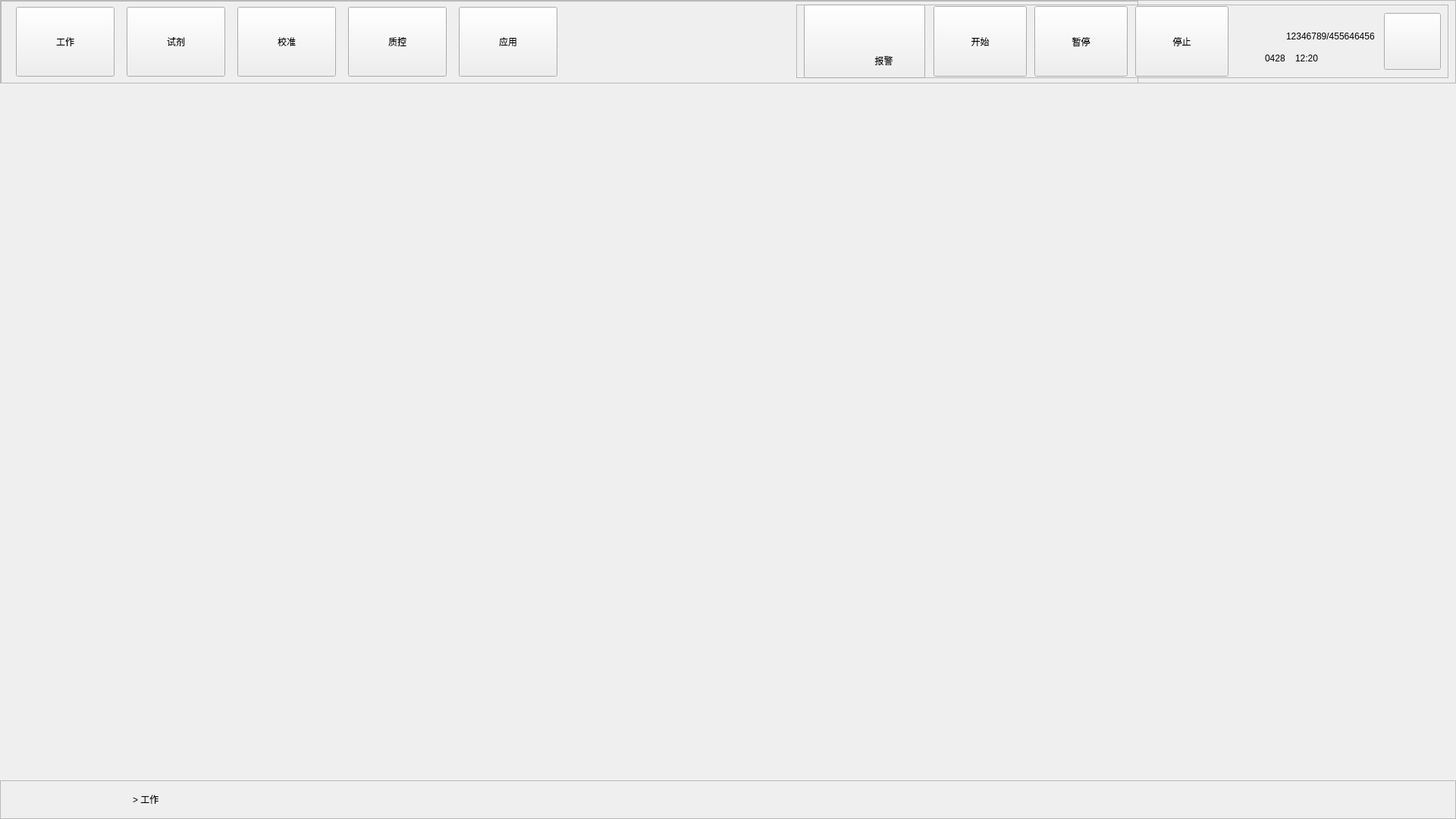
<?xml version="1.0" encoding="UTF-8"?>
<ui version="4.0">
 <class>MainWidget</class>
 <widget class="QWidget" name="MainWidget">
  <property name="geometry">
   <rect>
    <x>0</x>
    <y>0</y>
    <width>1920</width>
    <height>1080</height>
   </rect>
  </property>
  <property name="windowTitle">
   <string>MainWidget</string>
  </property>
  <property name="bks" stdset="0">
   <string>white</string>
  </property>
  <widget class="QFrame" name="ToolBarFrame">
   <property name="geometry">
    <rect>
     <x>0</x>
     <y>0</y>
     <width>1920</width>
     <height>110</height>
    </rect>
   </property>
   <property name="frameShape">
    <enum>QFrame::StyledPanel</enum>
   </property>
   <property name="frameShadow">
    <enum>QFrame::Raised</enum>
   </property>
   <widget class="QFrame" name="TabFrame">
    <property name="geometry">
     <rect>
      <x>1</x>
      <y>1</y>
      <width>1500</width>
      <height>110</height>
     </rect>
    </property>
    <property name="minimumSize">
     <size>
      <width>0</width>
      <height>0</height>
     </size>
    </property>
    <property name="frameShape">
     <enum>QFrame::StyledPanel</enum>
    </property>
    <property name="frameShadow">
     <enum>QFrame::Raised</enum>
    </property>
    <widget class="QPushButton" name="WorkBtn">
     <property name="geometry">
      <rect>
       <x>20</x>
       <y>8</y>
       <width>130</width>
       <height>92</height>
      </rect>
     </property>
     <property name="sizePolicy">
      <sizepolicy hsizetype="Preferred" vsizetype="Preferred">
       <horstretch>0</horstretch>
       <verstretch>0</verstretch>
      </sizepolicy>
     </property>
     <property name="minimumSize">
      <size>
       <width>130</width>
       <height>0</height>
      </size>
     </property>
     <property name="maximumSize">
      <size>
       <width>16777215</width>
       <height>16777215</height>
      </size>
     </property>
     <property name="cursor">
      <cursorShape>PointingHandCursor</cursorShape>
     </property>
     <property name="styleSheet">
      <string notr="true"/>
     </property>
     <property name="text">
      <string>工作</string>
     </property>
    </widget>
    <widget class="QPushButton" name="RegentBtn">
     <property name="geometry">
      <rect>
       <x>166</x>
       <y>8</y>
       <width>130</width>
       <height>92</height>
      </rect>
     </property>
     <property name="sizePolicy">
      <sizepolicy hsizetype="Preferred" vsizetype="Preferred">
       <horstretch>0</horstretch>
       <verstretch>0</verstretch>
      </sizepolicy>
     </property>
     <property name="minimumSize">
      <size>
       <width>130</width>
       <height>0</height>
      </size>
     </property>
     <property name="maximumSize">
      <size>
       <width>16777215</width>
       <height>16777215</height>
      </size>
     </property>
     <property name="cursor">
      <cursorShape>PointingHandCursor</cursorShape>
     </property>
     <property name="styleSheet">
      <string notr="true"/>
     </property>
     <property name="text">
      <string>试剂</string>
     </property>
    </widget>
    <widget class="QPushButton" name="CalBtn">
     <property name="geometry">
      <rect>
       <x>312</x>
       <y>8</y>
       <width>130</width>
       <height>92</height>
      </rect>
     </property>
     <property name="sizePolicy">
      <sizepolicy hsizetype="Preferred" vsizetype="Preferred">
       <horstretch>0</horstretch>
       <verstretch>0</verstretch>
      </sizepolicy>
     </property>
     <property name="minimumSize">
      <size>
       <width>0</width>
       <height>0</height>
      </size>
     </property>
     <property name="maximumSize">
      <size>
       <width>16777215</width>
       <height>16777215</height>
      </size>
     </property>
     <property name="cursor">
      <cursorShape>PointingHandCursor</cursorShape>
     </property>
     <property name="styleSheet">
      <string notr="true"/>
     </property>
     <property name="text">
      <string>校准</string>
     </property>
    </widget>
    <widget class="QPushButton" name="QcBtn">
     <property name="geometry">
      <rect>
       <x>458</x>
       <y>8</y>
       <width>130</width>
       <height>92</height>
      </rect>
     </property>
     <property name="sizePolicy">
      <sizepolicy hsizetype="Preferred" vsizetype="Preferred">
       <horstretch>0</horstretch>
       <verstretch>0</verstretch>
      </sizepolicy>
     </property>
     <property name="minimumSize">
      <size>
       <width>0</width>
       <height>0</height>
      </size>
     </property>
     <property name="maximumSize">
      <size>
       <width>16777215</width>
       <height>16777215</height>
      </size>
     </property>
     <property name="cursor">
      <cursorShape>PointingHandCursor</cursorShape>
     </property>
     <property name="styleSheet">
      <string notr="true"/>
     </property>
     <property name="text">
      <string>质控</string>
     </property>
    </widget>
    <widget class="QPushButton" name="AppBtn">
     <property name="geometry">
      <rect>
       <x>604</x>
       <y>8</y>
       <width>130</width>
       <height>92</height>
      </rect>
     </property>
     <property name="sizePolicy">
      <sizepolicy hsizetype="Expanding" vsizetype="Expanding">
       <horstretch>0</horstretch>
       <verstretch>0</verstretch>
      </sizepolicy>
     </property>
     <property name="minimumSize">
      <size>
       <width>0</width>
       <height>0</height>
      </size>
     </property>
     <property name="maximumSize">
      <size>
       <width>16777215</width>
       <height>16777215</height>
      </size>
     </property>
     <property name="cursor">
      <cursorShape>PointingHandCursor</cursorShape>
     </property>
     <property name="styleSheet">
      <string notr="true"/>
     </property>
     <property name="text">
      <string>应用</string>
     </property>
    </widget>
   </widget>
   <widget class="QFrame" name="CmdBtnFrame">
    <property name="geometry">
     <rect>
      <x>1050</x>
      <y>6</y>
      <width>860</width>
      <height>97</height>
     </rect>
    </property>
    <property name="frameShape">
     <enum>QFrame::StyledPanel</enum>
    </property>
    <property name="frameShadow">
     <enum>QFrame::Raised</enum>
    </property>
    <widget class="QPushButton" name="AnalysisBtn">
     <property name="geometry">
      <rect>
       <x>181</x>
       <y>2</y>
       <width>123</width>
       <height>93</height>
      </rect>
     </property>
     <property name="sizePolicy">
      <sizepolicy hsizetype="Expanding" vsizetype="Expanding">
       <horstretch>0</horstretch>
       <verstretch>0</verstretch>
      </sizepolicy>
     </property>
     <property name="cursor">
      <cursorShape>PointingHandCursor</cursorShape>
     </property>
     <property name="text">
      <string>开始</string>
     </property>
    </widget>
    <widget class="QPushButton" name="StopSamplingBtn">
     <property name="geometry">
      <rect>
       <x>314</x>
       <y>2</y>
       <width>123</width>
       <height>93</height>
      </rect>
     </property>
     <property name="cursor">
      <cursorShape>PointingHandCursor</cursorShape>
     </property>
     <property name="text">
      <string>暂停</string>
     </property>
    </widget>
    <widget class="QPushButton" name="StopBtn">
     <property name="geometry">
      <rect>
       <x>447</x>
       <y>2</y>
       <width>123</width>
       <height>93</height>
      </rect>
     </property>
     <property name="sizePolicy">
      <sizepolicy hsizetype="Expanding" vsizetype="Expanding">
       <horstretch>0</horstretch>
       <verstretch>0</verstretch>
      </sizepolicy>
     </property>
     <property name="cursor">
      <cursorShape>PointingHandCursor</cursorShape>
     </property>
     <property name="text">
      <string>停止</string>
     </property>
    </widget>
    <widget class="QPushButton" name="OptionBtn">
     <property name="geometry">
      <rect>
       <x>775</x>
       <y>11</y>
       <width>75</width>
       <height>75</height>
      </rect>
     </property>
     <property name="sizePolicy">
      <sizepolicy hsizetype="Preferred" vsizetype="Preferred">
       <horstretch>0</horstretch>
       <verstretch>0</verstretch>
      </sizepolicy>
     </property>
     <property name="cursor">
      <cursorShape>PointingHandCursor</cursorShape>
     </property>
     <property name="styleSheet">
      <string notr="true">border-image: url(:/venus/resource/image/OptionBtn.bmp);</string>
     </property>
     <property name="text">
      <string/>
     </property>
    </widget>
    <widget class="QLabel" name="AlarmLabel">
     <property name="geometry">
      <rect>
       <x>10</x>
       <y>0</y>
       <width>160</width>
       <height>97</height>
      </rect>
     </property>
     <property name="cursor">
      <cursorShape>PointingHandCursor</cursorShape>
     </property>
     <property name="text">
      <string/>
     </property>
    </widget>
    <widget class="QPushButton" name="AlarmBtn">
     <property name="geometry">
      <rect>
       <x>10</x>
       <y>0</y>
       <width>160</width>
       <height>97</height>
      </rect>
     </property>
     <property name="sizePolicy">
      <sizepolicy hsizetype="Expanding" vsizetype="Expanding">
       <horstretch>0</horstretch>
       <verstretch>0</verstretch>
      </sizepolicy>
     </property>
     <property name="cursor">
      <cursorShape>PointingHandCursor</cursorShape>
     </property>
     <property name="text">
      <string/>
     </property>
    </widget>
    <widget class="QLabel" name="alarm_font_label">
     <property name="geometry">
      <rect>
       <x>65</x>
       <y>55</y>
       <width>101</width>
       <height>37</height>
      </rect>
     </property>
     <property name="text">
      <string>报警</string>
     </property>
     <property name="alignment">
      <set>Qt::AlignCenter</set>
     </property>
    </widget>
    <widget class="QWidget" name="widget" native="true">
     <property name="geometry">
      <rect>
       <x>618</x>
       <y>9</y>
       <width>145</width>
       <height>83</height>
      </rect>
     </property>
     <layout class="QVBoxLayout" name="verticalLayout">
      <property name="spacing">
       <number>2</number>
      </property>
      <property name="leftMargin">
       <number>0</number>
      </property>
      <property name="topMargin">
       <number>0</number>
      </property>
      <property name="rightMargin">
       <number>0</number>
      </property>
      <property name="bottomMargin">
       <number>0</number>
      </property>
      <item>
       <spacer name="verticalSpacer_2">
        <property name="orientation">
         <enum>Qt::Vertical</enum>
        </property>
        <property name="sizeHint" stdset="0">
         <size>
          <width>20</width>
          <height>40</height>
         </size>
        </property>
       </spacer>
      </item>
      <item>
       <layout class="QFormLayout" name="formLayout_2">
        <property name="formAlignment">
         <set>Qt::AlignLeading|Qt::AlignLeft|Qt::AlignVCenter</set>
        </property>
        <property name="horizontalSpacing">
         <number>12</number>
        </property>
        <property name="verticalSpacing">
         <number>0</number>
        </property>
        <item row="0" column="0">
         <widget class="QLabel" name="icon_user">
          <property name="minimumSize">
           <size>
            <width>16</width>
            <height>19</height>
           </size>
          </property>
          <property name="maximumSize">
           <size>
            <width>16</width>
            <height>40</height>
           </size>
          </property>
          <property name="text">
           <string/>
          </property>
          <property name="alignment">
           <set>Qt::AlignLeading|Qt::AlignLeft|Qt::AlignVCenter</set>
          </property>
          <property name="wordWrap">
           <bool>true</bool>
          </property>
         </widget>
        </item>
        <item row="0" column="1">
         <widget class="QLabel" name="UserLab">
          <property name="minimumSize">
           <size>
            <width>120</width>
            <height>40</height>
           </size>
          </property>
          <property name="maximumSize">
           <size>
            <width>120</width>
            <height>16777215</height>
           </size>
          </property>
          <property name="text">
           <string notr="true">12346789/455646456454646</string>
          </property>
          <property name="wordWrap">
           <bool>true</bool>
          </property>
         </widget>
        </item>
       </layout>
      </item>
      <item>
       <widget class="QLabel" name="CurDateTimeLab">
        <property name="styleSheet">
         <string notr="true"/>
        </property>
        <property name="text">
         <string notr="true">0428    12:20</string>
        </property>
        <property name="alignment">
         <set>Qt::AlignLeading|Qt::AlignLeft|Qt::AlignVCenter</set>
        </property>
        <property name="colors" stdset="0">
         <string notr="true">white</string>
        </property>
       </widget>
      </item>
      <item>
       <spacer name="verticalSpacer">
        <property name="orientation">
         <enum>Qt::Vertical</enum>
        </property>
        <property name="sizeHint" stdset="0">
         <size>
          <width>20</width>
          <height>40</height>
         </size>
        </property>
       </spacer>
      </item>
     </layout>
    </widget>
    <zorder>widget</zorder>
    <zorder>AnalysisBtn</zorder>
    <zorder>StopSamplingBtn</zorder>
    <zorder>StopBtn</zorder>
    <zorder>OptionBtn</zorder>
    <zorder>AlarmBtn</zorder>
    <zorder>AlarmLabel</zorder>
    <zorder>alarm_font_label</zorder>
   </widget>
  </widget>
  <widget class="QStackedWidget" name="CentralStackedWidget">
   <property name="geometry">
    <rect>
     <x>4</x>
     <y>114</y>
     <width>1920</width>
     <height>912</height>
    </rect>
   </property>
   <property name="currentIndex">
    <number>5</number>
   </property>
   <widget class="QWidget" name="MenuPage"/>
   <widget class="QWidget" name="WorkPage"/>
   <widget class="QWidget" name="RegentPage"/>
   <widget class="QWidget" name="CalPage"/>
   <widget class="QWidget" name="QcPage"/>
   <widget class="QWidget" name="AppPage"/>
  </widget>
  <widget class="QFrame" name="StatusBarFrame">
   <property name="geometry">
    <rect>
     <x>0</x>
     <y>1029</y>
     <width>1920</width>
     <height>51</height>
    </rect>
   </property>
   <property name="frameShape">
    <enum>QFrame::StyledPanel</enum>
   </property>
   <property name="frameShadow">
    <enum>QFrame::Raised</enum>
   </property>
   <widget class="QLabel" name="LogoLabel">
    <property name="geometry">
     <rect>
      <x>30</x>
      <y>22</y>
      <width>114</width>
      <height>15</height>
     </rect>
    </property>
    <property name="minimumSize">
     <size>
      <width>114</width>
      <height>15</height>
     </size>
    </property>
    <property name="maximumSize">
     <size>
      <width>114</width>
      <height>15</height>
     </size>
    </property>
    <property name="styleSheet">
     <string notr="true">border-image: url(:/venus/resource/image/logo.png);
color: rgb(255, 255, 255);
font: bold 14px;</string>
    </property>
    <property name="text">
     <string/>
    </property>
   </widget>
   <widget class="QLabel" name="MenuLocLab">
    <property name="geometry">
     <rect>
      <x>175</x>
      <y>5</y>
      <width>651</width>
      <height>40</height>
     </rect>
    </property>
    <property name="styleSheet">
     <string notr="true"/>
    </property>
    <property name="text">
     <string>&gt; 工作</string>
    </property>
    <property name="colors" stdset="0">
     <string notr="true">white</string>
    </property>
   </widget>
   <widget class="QWidget" name="device_status_widget" native="true">
    <property name="geometry">
     <rect>
      <x>175</x>
      <y>0</y>
      <width>1741</width>
      <height>50</height>
     </rect>
    </property>
    <layout class="QHBoxLayout" name="horizontalLayout">
     <property name="spacing">
      <number>4</number>
     </property>
     <property name="leftMargin">
      <number>0</number>
     </property>
     <property name="topMargin">
      <number>0</number>
     </property>
     <property name="rightMargin">
      <number>0</number>
     </property>
     <property name="bottomMargin">
      <number>0</number>
     </property>
     <item>
      <spacer name="horizontalSpacer">
       <property name="orientation">
        <enum>Qt::Horizontal</enum>
       </property>
       <property name="sizeHint" stdset="0">
        <size>
         <width>562</width>
         <height>20</height>
        </size>
       </property>
      </spacer>
     </item>
     <item>
      <widget class="QLabel" name="printf_label">
       <property name="minimumSize">
        <size>
         <width>50</width>
         <height>42</height>
        </size>
       </property>
       <property name="maximumSize">
        <size>
         <width>50</width>
         <height>42</height>
        </size>
       </property>
       <property name="styleSheet">
        <string notr="true">border: 0;</string>
       </property>
       <property name="text">
        <string/>
       </property>
       <property name="alignment">
        <set>Qt::AlignCenter</set>
       </property>
      </widget>
     </item>
     <item>
      <widget class="QLabel" name="lis_label">
       <property name="minimumSize">
        <size>
         <width>50</width>
         <height>42</height>
        </size>
       </property>
       <property name="maximumSize">
        <size>
         <width>50</width>
         <height>42</height>
        </size>
       </property>
       <property name="text">
        <string/>
       </property>
       <property name="alignment">
        <set>Qt::AlignCenter</set>
       </property>
      </widget>
     </item>
    </layout>
   </widget>
  </widget>
 </widget>
 <layoutdefault spacing="6" margin="11"/>
 <resources/>
 <connections/>
</ui>
